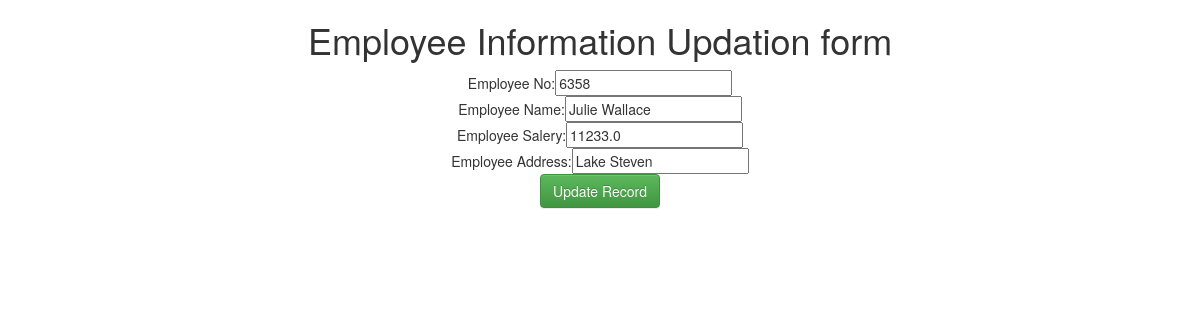
The page /update/8 on the database its author committed.
### testapp/models.py (models this page shows)
class Employee(models.Model):
    eno=models.IntegerField()
    ename=models.CharField(max_length=50)
    esal=models.FloatField()
    eaddr=models.CharField(max_length=250)

### testapp/views.py (the view)
# urls.py: path('update/<int:id>', views.update_view),
def update_view(request,id):
    id=int(id)
    employee=Employee.objects.get(id=id)
    if request.method=='POST':
        form=EmployeeForm(request.POST,instance=employee)
        if form.is_valid():
            form.save()
        return redirect("/")
    return render(request,'testapp/update.html',{'employee':employee})

### templates/testapp/update.html (shortened to what this page needs)
<!DOCTYPE html>
{% extends 'testapp/base.html'%}
{% block body_block%}
<h1>Employee Information Updation form</h1>
<form method="post">
  Employee No:<input type="text" name="eno" value="{{employee.eno}}"><br>
  Employee Name:<input type="text" name="ename" value="{{employee.ename}}"><br>
  Employee Salery:<input type="text" name="esal" value="{{employee.esal}}"><br>
  Employee Address:<input type="text" name="eaddr" value="{{employee.eaddr}}"><br>
  <input type="submit" class="btn btn-success" value="Update Record">
</form>
{%endblock%}

### rows shown on the page
Employee: eno "6358", ename "Julie Wallace", esal "11233.0", eaddr "Lake Steven"
